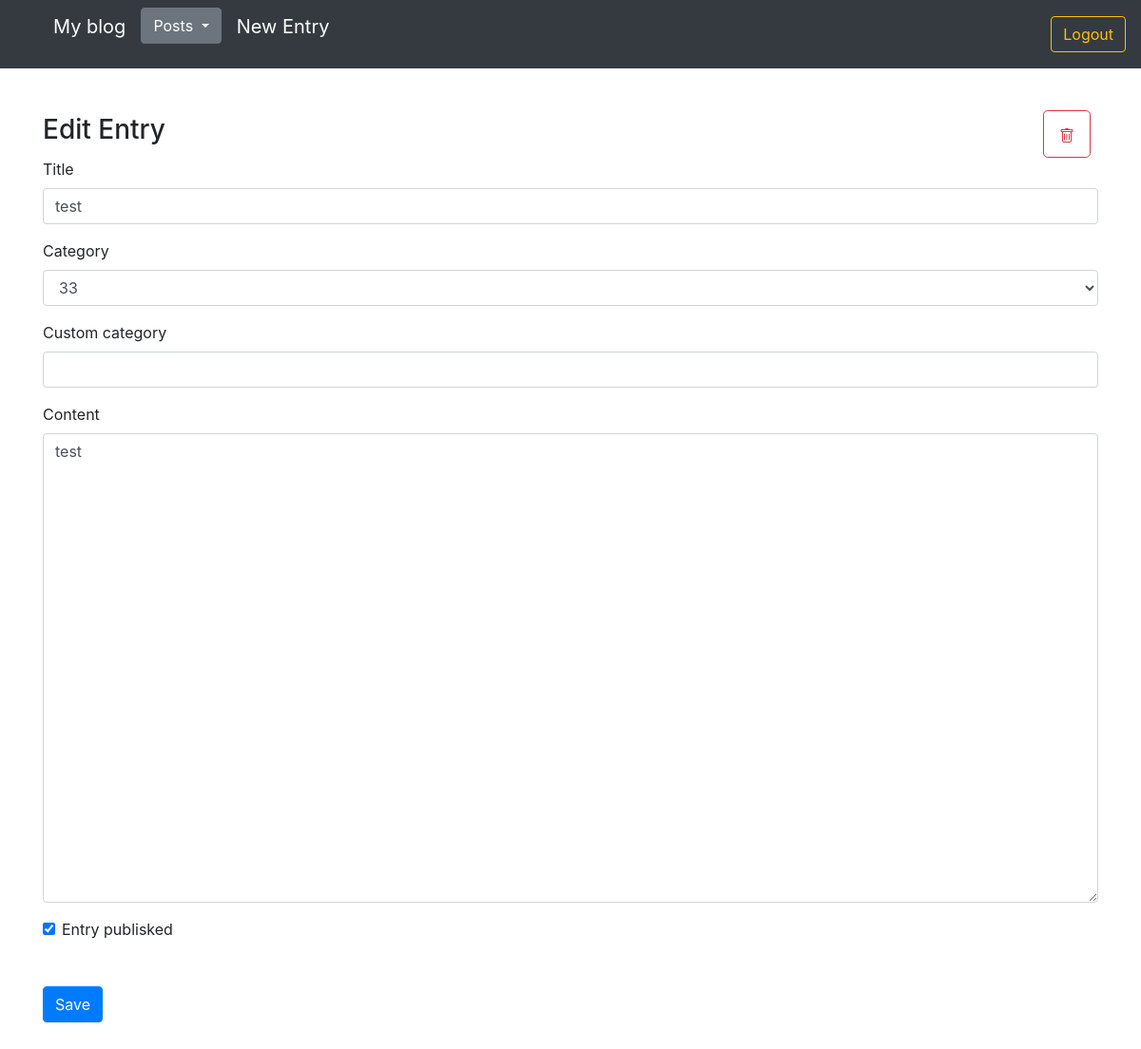
/edit-post/1 (signed in), run on the app's committed database.
### blog/models.py (models this page shows)
class Entry(db.Model):
    id = db.Column(db.Integer, primary_key=True)
    title = db.Column(db.String(80), nullable=False)
    content = db.Column(db.Text, nullable=False)
    creation_date = db.Column(db.DateTime, nullable=False,
                              default=datetime.utcnow)
    is_published= db.Column(db.Boolean, default=False)
    comments = db.relationship("Comment", backref="entry")
    category_id = db.Column(db.Integer, db.ForeignKey('category.id'))

### blog/routes.py (the view)
@app.route("/edit-post/<int:entry_id>", methods=["GET", "POST"])
@login_required
def edit_entry(entry_id):
    all_categories = Category.query.all()
    entry = Entry.query.filter_by(id=entry_id).first_or_404()
    category = next((category for category in all_categories if category.id == entry.category_id), None)
    form = EntryForm(obj=entry, categories=all_categories, category=category)
    errors = None
    if request.method == 'POST':
        if form.validate():
            create_or_edit_post(form=form, entry=entry)
            return redirect(url_for("homepage_view"))
        else:
            errors = form.errors
    if form.category.data == 'new category':
        form.customcategory.data = ''
        form.customcategory.render_kw = {'readonly': False, 'disabled': False}
    form.title.default = entry.title if entry and entry.title else None
    form.content.default = entry.content if entry and entry.content else None
    form.is_published.default = entry.is_published if entry and entry.is_published else None
    form.category.default = entry.category.name if entry and entry.category else None
    form.process()
    return render_template("entry_form.html",
                           form=form,
                           all_categories=all_categories,
                           category=category,
                           entry_id=entry_id,
                           errors=errors)

### blog/forms.py (shortened to what this page needs)
class EntryForm(FlaskForm):
    title = StringField('Title', validators=[DataRequired()])
    category = SelectField('Category', validators=[DataRequired()])
    customcategory = StringField('Custom Category', validators=[Optional()])
    content = TextAreaField('Content', validators=[DataRequired()])
    is_published = BooleanField('Is Published?')
    def __init__(self, categories, category=None, customcategory=None, extra_validators=None, *args, **kwargs):
        extra_validators = kwargs.pop('extra_validators', None)
        super(EntryForm, self).__init__(*args, **kwargs)
        choices =  [category.name for category in categories] + ['new category']
        self.category.choices = choices
        self.extra_validators = extra_validators
        if customcategory:
            self.customcategory.data = customcategory

### blog/routes.py (called while the page is built)
def login_required(view_func):
    @functools.wraps(view_func)
    def check_permissions(*args, **kwargs):
        if session.get('logged_in'):
            return view_func(*args, **kwargs)
        return redirect(url_for('login', next=request.path))
    return check_permissions

@app.context_processor
def inject_template_name():
    return {'template_name': g.get('template_name', 'unknown')}

### blog/templates/entry_form.html (shortened to what this page needs)
{% extends "base.html" %}
{% block content %}
{% if entry_id %}
<div class="d-flex flex-row justify-content-between align-items-center gap-2">
  <h3>Edit Entry</h3>
  <form class="mr-2" action="/delete-post/{{ entry_id }}" method="POST">
    <button type="submit" class="btn btn-outline-danger btn-lg">
    </button>
  </form>
</div>
{% else %}
<h3>Create New Entry</h3>
{% endif %}
<form class="mb-5" action="" method="POST">
    <div class="form-group">
      <label for="title">Title</label>
      {{ form.title(class_="form-control") }}
    </div>
    <div class="form-group">
      <label for="category">Category</label>
      {{ form.category(class_="form-control") }}
    </div>
    <div class="form-group">
      <label for="customcategory">Custom category</label>
      {% set readonly = form.customcategory.render_kw.get('readonly', False) if form.customcategory.render_kw is not none else False %}
      {% set disabled = form.customcategory.render_kw.get('disabled', False) if form.customcategory.render_kw is not none else False %}
      {{ form.customcategory(class_="form-control") }}
    </div>
    <div class="form-group">
      <label for="content">Content</label>
      {{ form.content(class_="form-control", cols="100", rows="20") }}
    </div>
    <div class="form-check">
      {{ form.is_published(class_="form-check-input") }}
      <label class="form-check-label" for="is_published">Entry publisked</label>
    </div>
    <button type="submit" class="btn btn-primary mt-5">Save</button>
</form>
{% endblock %}

### blog/templates/css/styles.css (style rules this page uses)
body { padding-top: 5rem; }
.btn-outline-danger.btn-lg, .btn-outline-warning.btn-lg { min-height: 50px; }

### data on the page
Entry: title "test", category "33", content "test", is_published "☑"
